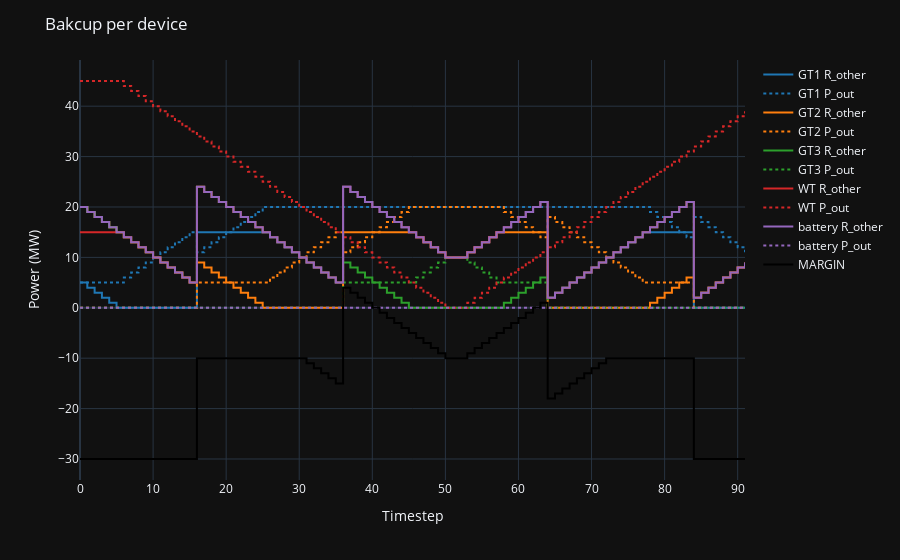

Here is the notebook cell this chart was saved with:
### Code cell
plots.plot_el_backup(res,show_margin=True).update_layout(title="Bakcup per device")
